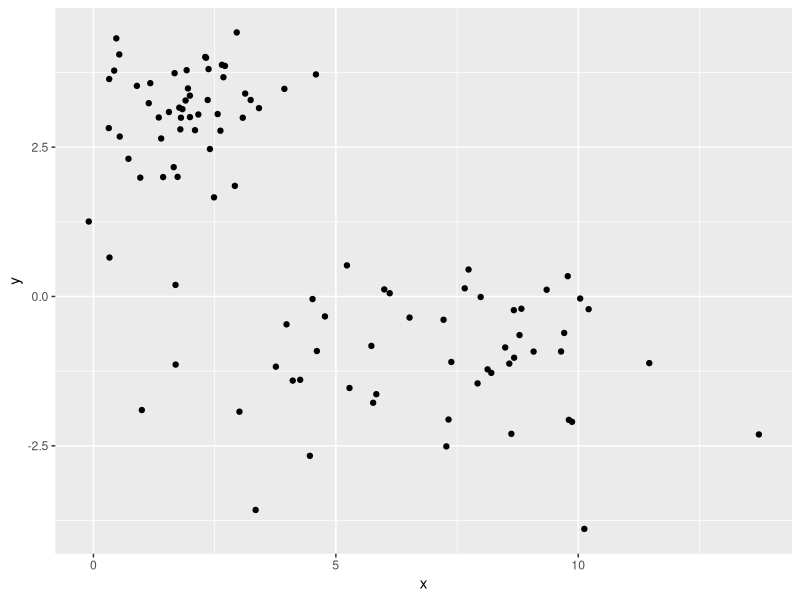
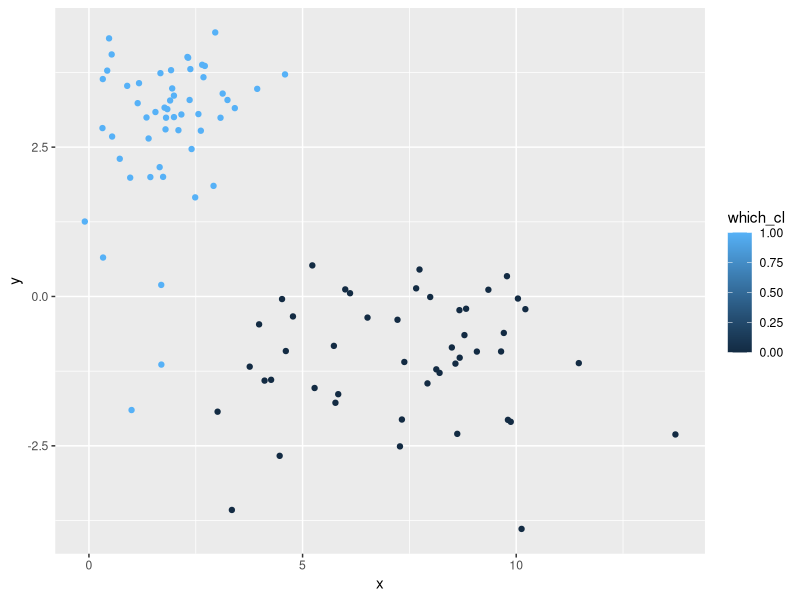
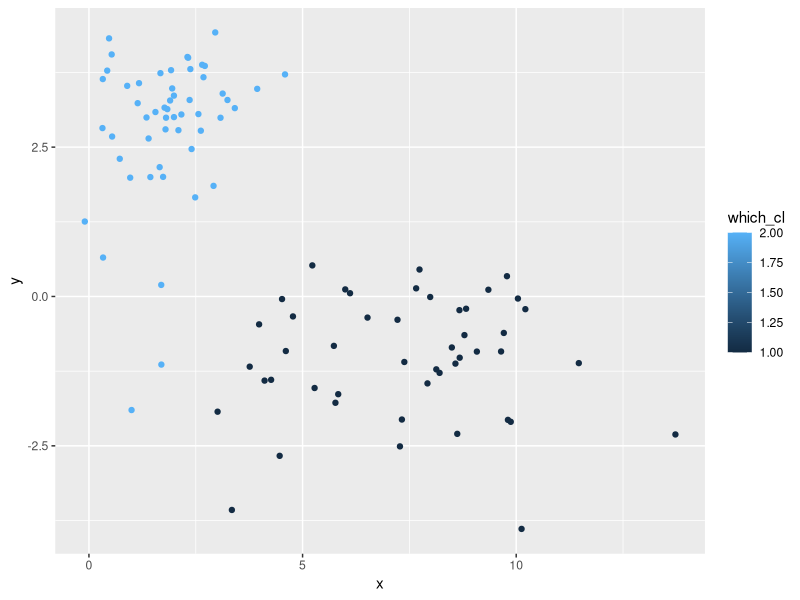

Generate these figures, in order, with R:
##############k means clustering k=2: otimização 
#A otimização do k-means para 2 clusters pode ser realizada minimizando a função objetivo
#f = sum(zi* (x1 - mu1)^2) + sum((1-zi)*(xi-mu2)^2)
#Onde zi = 0 ou 1 tal que para cada f_i escolhemos zi que minimiza a função objetivo

library(tidyverse)

f_obj <- function(xi, mu, zi){ #função objetivo a ser minimizada 
  mu1 <- as.numeric(mu[2, ])
  mu2 <- as.numeric(mu[1, ])
  f <- sum(zi * (xi-mu1)^2) + sum((1-zi)*(xi - mu2)^2) #queremos minimizar esta função 
  return(f) #note que em cada chamada da função, f corresponderá apenas no primeiro ou segundo termo devido a zi ser 0 ou 1 (indicadora)
}


opt_k2means <- function(data, mu){ ##função de otimização do kmeans
  nrep <- 1
  conv <- FALSE
  while(conv == FALSE & nrep < 1000){
    data_temp <- data
    for(i in 1:nrow(data)){ ########se f_i for menor com zi=1, este vetor de observações é assigned o cluster 1. Se f_i for menor com zi =0, este vetor é assignado ao cluster 2.
      if(f_obj(xi = data[i,-which(colnames(data)=='which_cl')], mu = mu, zi = 1) < f_obj(xi = data[i,-which(colnames(data)=='which_cl')], mu = mu, zi = 0)){
        data[i,]$which_cl <- 1 ##cluster 1 = m1
      } else{
        data[i,]$which_cl <- 0 ##0 =  cluster 2 = m2 
      }
    }
 #   print('a')
    mu <- data %>% group_by(which_cl) %>% summarise_all(mean) %>% select(-which_cl) # #computando as medias de cada cluster
    #Note que ao derivarmos a f.obj em relacao aos vetores de medias m1 e m2, chegamos a conclusao que m1^ é a soma das observações pertencentes ao cluster 1 dividido por a quantidade 
    #de observações presente no cluster 1. Para o m2^, vale a mesma ideia.
    
    if(dplyr::all_equal(data, data_temp) == T){ ##criterio de convergencia: a atualização dos clusters não resultou em nenhuma mudança nova que minimizasse a f. objetivo
      conv <- TRUE
    }
    nrep <- nrep + 1  
  }
  return(list(data, mu))
}


###vamos criar 2 clusters que diferem bastante entre si para checarmos se nosso algoritmo funcionou:
x <- 0
x[1:50] <- rnorm(50, 7, 2)
x[51:100] <- rnorm(50, 2, 1)

y <- 0 
y[1:50] <- rnorm(50, -1, 1)
y[51:100] <- rnorm(50, 3, 1)

#z <- 0  #para analisar casos multivariados. Para facilidade de visualização, vamos utilizar um caso bivariado
#z[1:50] <- rnorm(50, 10, 1)
#z[51:100] <- rnorm(50, -3, 1)

data <- as.tbl(as.data.frame(cbind(x,y)))
 
###vamos usar um chute inicial para os centroides, que constituem em valores aleatorios amostrados de nossos dados
m1 <- sample_n(data, 1) ###cluster 1 inicial
m2 <- sample_n(data, 1) ###cluster 2 inicial
mu <- rbind(m1, m2)

data$which_cl <- rep(NA, nrow(data))  ##criar coluna para atribuirmos o cluster a cada vetor de obs

##visualizando nossos dados simulados
ggplot(data, aes(x = x, y = y)) + geom_point()

##otimizando com kmeans
opt <- opt_k2means(data, mu = mu) ###k2 means clustering
dados_kmeans <- opt[[1]] ###salvando os dados e seu cluster
centroides <- opt[[2]] ###salvando o vetor de medias (centroides)

head(dados_kmeans) 
head(centroides)

##visualizando a classificação
ggplot(dados_kmeans, aes(x = x, y= y, color = which_cl)) + geom_point()

##vamos agora comparar nossa classificação com a classificação do kmeans():
model <- kmeans(data[,1:2], centers = 2)
data[,3] <- model$cluster #atualizando coluna de cluster de nossos dados simulados
ggplot(data, aes(x=x, y=y, color = which_cl)) + geom_point()
#podemos ver pelo plot que ambas classifcações são muito parecidas
